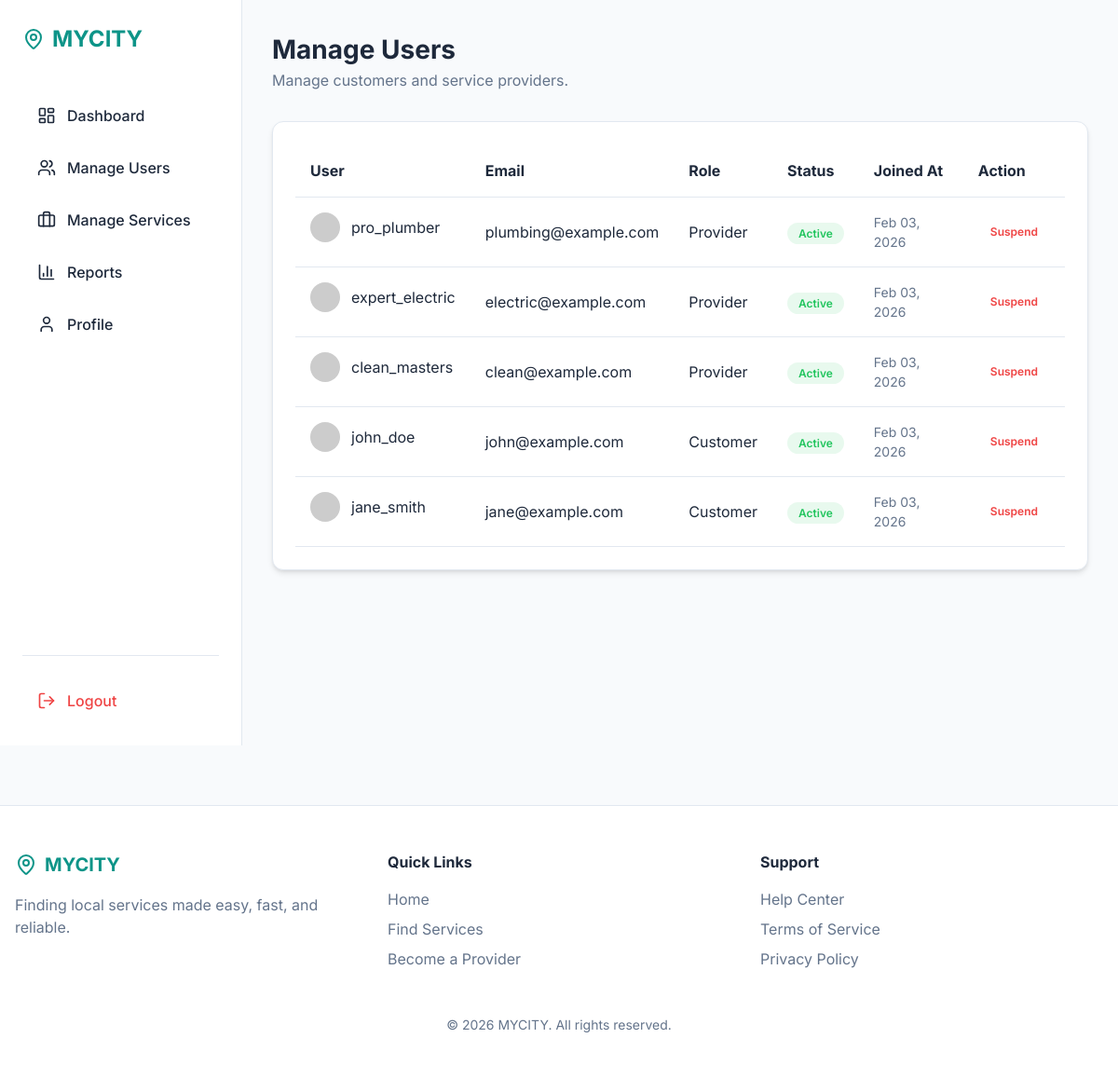
The page /admin/users.php (signed in) on the database its author committed.
### tables this page shows
CREATE TABLE IF NOT EXISTS users (
    id INT AUTO_INCREMENT PRIMARY KEY,
    username VARCHAR(50) NOT NULL UNIQUE,
    email VARCHAR(100) NOT NULL UNIQUE,
    password VARCHAR(255) NOT NULL,
    role ENUM('admin', 'provider', 'customer') DEFAULT 'customer',
    status ENUM('active', 'suspended', 'pending') DEFAULT 'active',
    profile_pic VARCHAR(255) DEFAULT 'default_profile.png',
    created_at TIMESTAMP DEFAULT CURRENT_TIMESTAMP
);

### admin/users.php (the view, shortened to what this page needs)
<?php
require_once '../includes/config.php';
$stmt = $pdo->query("SELECT * FROM users WHERE role != 'admin' ORDER BY created_at DESC");
$users = $stmt->fetchAll();
require_once '../partials/header.php';
?>
<div class="dashboard-layout">
    <?php require_once '../partials/sidebar.php'; ?>
    <main class="main-content">
        <header style="margin-bottom: 2rem;">
            <h1 style="font-size: 1.75rem; font-weight: 700;">Manage Users</h1>
            <p style="color: var(--text-muted);">Manage customers and service providers.</p>
        </header>
        <div class="card">
            <div style="overflow-x: auto;">
                <table style="width: 100%; border-collapse: collapse;">
                    <thead>
                        <tr style="text-align: left; border-bottom: 1px solid var(--border-color);">
                            <th style="padding: 1rem;">User</th>
                            <th style="padding: 1rem;">Email</th>
                            <th style="padding: 1rem;">Role</th>
                            <th style="padding: 1rem;">Status</th>
                            <th style="padding: 1rem;">Joined At</th>
                            <th style="padding: 1rem;">Action</th>
                        </tr>
                    </thead>
                    <tbody>
                        <?php foreach ($users as $u): ?>
                            <tr style="border-bottom: 1px solid var(--border-color);">
                                <td style="padding: 1rem; display: flex; align-items: center; gap: 0.75rem;">
                                    <img src="https://api.dicebear.com/7.x/avataaars/svg?seed=<?php echo $u['username']; ?>"
                                        style="width: 32px; height: 32px; border-radius: 50%;">
                                    <?php echo $u['username']; ?>
                                </td>
                                <td style="padding: 1rem;">
                                    <?php echo $u['email']; ?>
                                </td>
                                <td style="padding: 1rem;"><span style="text-transform: capitalize;">
                                        <?php echo $u['role']; ?>
                                    </span></td>
                                <td style="padding: 1rem;">
                                    <span
                                        style="padding: 0.25rem 0.75rem; border-radius: 99px; font-size: 0.75rem; font-weight: 600;
                                    background: <?php echo $u['status'] === 'active' ? 'rgba(34, 197, 94, 0.1)' : 'rgba(239, 68, 68, 0.1)'; ?>;
                                    color: <?php echo $u['status'] === 'active' ? 'var(--accent)' : 'var(--danger)'; ?>;">
                                        <?php echo ucfirst($u['status']); ?>
                                    </span>
                                </td>
                                <td style="padding: 1rem; color: var(--text-muted); font-size: 0.875rem;">
                                    <?php echo date('M d, Y', strtotime($u['created_at'])); ?>
                                </td>
                                <td style="padding: 1rem;">
                                    <?php if ($u['status'] === 'active'): ?>
                                        <a href="?action=suspend&id=<?php echo $u['id']; ?>" class="btn glass"
                                            style="padding: 0.4rem 0.75rem; font-size: 0.75rem; color: var(--danger);">Suspend</a>
                                    <?php else: ?>
                                        <a href="?action=activate&id=<?php echo $u['id']; ?>" class="btn btn-primary"
                                            style="padding: 0.4rem 0.75rem; font-size: 0.75rem;">Activate</a>
                                    <?php endif; ?>
                                </td>
                            </tr>
                        <?php endforeach; ?>
                    </tbody>
                </table>
            </div>
        </div>
    </main>
</div>
<?php require_once '../partials/footer.php'; ?>

### partials/header.php (shortened to what this page needs)
<!DOCTYPE html>
<html lang="en">
<head>
    <link rel="stylesheet" href="<?php echo BASE_URL; ?>assets/css/style.css">
</head>
<body data-theme="light">

### partials/sidebar.php (shortened to what this page needs)
<?php
$role = $_SESSION['user_role'] ?? 'customer';
?>
<aside class="sidebar">
    <div style="margin-bottom: 2.5rem;">
        <a href="<?php echo BASE_URL; ?>"
            style="display: flex; align-items: center; gap: 0.5rem; font-size: 1.5rem; font-weight: 700; color: var(--primary);">
            <i data-lucide="map-pin"></i>
            MYCITY
        </a>
    </div>
    <nav style="flex: 1;">
        <ul style="display: flex; flex-direction: column; gap: 0.5rem;">
            <li>
                <a href="<?php echo BASE_URL . $role; ?>/index.php"
                    class="<?php echo str_contains($_SERVER['PHP_SELF'], 'index.php') ? 'active-link' : ''; ?>"
                    style="display: flex; align-items: center; gap: 0.75rem; padding: 0.75rem 1rem; border-radius: var(--radius); font-weight: 500;">
                    <i data-lucide="layout-dashboard" style="width: 20px;"></i>
                    Dashboard
                </a>
            </li>
            <?php if ($role === 'admin'): ?>
                <li>
                    <a href="<?php echo BASE_URL; ?>admin/users.php"
                        style="display: flex; align-items: center; gap: 0.75rem; padding: 0.75rem 1rem; border-radius: var(--radius); font-weight: 500;">
                        <i data-lucide="users" style="width: 20px;"></i>
                        Manage Users
                    </a>
                </li>
                <li>
                    <a href="<?php echo BASE_URL; ?>admin/services.php"
                        style="display: flex; align-items: center; gap: 0.75rem; padding: 0.75rem 1rem; border-radius: var(--radius); font-weight: 500;">
                        <i data-lucide="briefcase" style="width: 20px;"></i>
                        Manage Services
                    </a>
                </li>
                <li>
                    <a href="<?php echo BASE_URL; ?>admin/analytics.php"
                        style="display: flex; align-items: center; gap: 0.75rem; padding: 0.75rem 1rem; border-radius: var(--radius); font-weight: 500;">
                        <i data-lucide="bar-chart-3" style="width: 20px;"></i>
                        Reports
                    </a>
                </li>
            <?php endif; ?>
            <li>
                <a href="<?php echo BASE_URL; ?>profile.php"
                    style="display: flex; align-items: center; gap: 0.75rem; padding: 0.75rem 1rem; border-radius: var(--radius); font-weight: 500;">
                    <i data-lucide="user" style="width: 20px;"></i>
                    Profile
                </a>
            </li>
        </ul>
    </nav>
    <div style="border-top: 1px solid var(--border-color); padding-top: 1.5rem;">
        <a href="<?php echo BASE_URL; ?>logout.php"
            style="display: flex; align-items: center; gap: 0.75rem; padding: 0.75rem 1rem; border-radius: var(--radius); font-weight: 500; color: var(--danger);">
            <i data-lucide="log-out" style="width: 20px;"></i>
            Logout
        </a>
    </div>
</aside>

### partials/footer.php (shortened to what this page needs)
<footer
    style="margin-top: 4rem; padding: 3rem 0; border-top: 1px solid var(--border-color); background-color: var(--bg-white);">
    <div class="container">
        <div style="display: grid; grid-template-columns: repeat(auto-fit, minmax(200px, 1fr)); gap: 2rem;">
            <div>
                <div
                    style="display: flex; align-items: center; gap: 0.5rem; font-size: 1.25rem; font-weight: 700; color: var(--primary); margin-bottom: 1rem;">
                    <i data-lucide="map-pin"></i>
                    MYCITY
                </div>
                <p style="color: var(--text-muted);">Finding local services made easy, fast, and reliable.</p>
            </div>
            <div>
                <h4 style="margin-bottom: 1rem;">Quick Links</h4>
                <ul style="color: var(--text-muted); display: flex; flex-direction: column; gap: 0.5rem;">
                    <li><a href="<?php echo BASE_URL; ?>">Home</a></li>
                    <li><a href="<?php echo BASE_URL; ?>services.php">Find Services</a></li>
                    <li><a href="<?php echo BASE_URL; ?>register.php?role=provider">Become a Provider</a></li>
                </ul>
            </div>
            <div>
                <h4 style="margin-bottom: 1rem;">Support</h4>
                <ul style="color: var(--text-muted); display: flex; flex-direction: column; gap: 0.5rem;">
                    <li><a href="#">Help Center</a></li>
                    <li><a href="#">Terms of Service</a></li>
                    <li><a href="#">Privacy Policy</a></li>
                </ul>
            </div>
        </div>
        <div style="margin-top: 3rem; text-align: center; color: var(--text-muted); font-size: 0.875rem;">
            &copy;
            <?php echo date('Y'); ?> MYCITY. All rights reserved.
        </div>
    </div>
</footer>
</body>
</html>

### assets/css/style.css (style rules this page uses)
:root { --primary: #0d9488; --primary-hover: #0f766e; --secondary: #3b82f6; --accent: #22c55e; --danger: #ef4444; --warning: #f59e0b; --bg-light: #f8fafc; --bg-white: #ffffff; --text-main: #1e293b; --text-muted: #64748b; --border-color: #e2e8f0; --radius: 12px; --shadow-sm: 0 1px 2px 0 rgb(0 0 0 / 0.05); --shadow: 0 4px 6px -1px rgb(0 0 0 / 0.1), 0 2px 4px -2px rgb(0 0 0 / 0.1); --shadow-lg: 0 10px 15px -3px rgb(0 0 0 / 0.1), 0 4px 6px -4px rgb(0 0 0 / 0.1); --transition: all 0.3s ease; }
* { margin: 0; padding: 0; box-sizing: border-box; }
body { font-family: 'Inter', system-ui, -apple-system, sans-serif; background-color: var(--bg-light); color: var(--text-main); line-height: 1.5; transition: var(--transition); }
a { text-decoration: none; color: inherit; transition: var(--transition); }
ul { list-style: none; }
button, .btn { cursor: pointer; border: none; outline: none; border-radius: var(--radius); padding: 0.75rem 1.5rem; font-weight: 600; transition: var(--transition); display: inline-flex; align-items: center; justify-content: center; gap: 0.5rem; }
.card { background-color: var(--bg-white); border-radius: var(--radius); padding: 1.5rem; border: 1px solid var(--border-color); box-shadow: var(--shadow); }
.glass { background: rgba(255, 255, 255, 0.7); backdrop-filter: blur(10px); border: 1px solid rgba(255, 255, 255, 0.2); }
.container { max-width: 1280px; margin: 0 auto; padding: 0 1rem; }
.dashboard-layout { display: flex; min-height: 100vh; }
.sidebar { width: 260px; background-color: var(--bg-white); border-right: 1px solid var(--border-color); padding: 1.5rem; display: flex; flex-direction: column; position: fixed; height: 100vh; }
.main-content { flex: 1; margin-left: 260px; padding: 2rem; }

### rows shown on the page
users: username "pro_plumber", email "plumbing@example.com", role "Provider", status "Active", created_at "Feb 03, 2026"
users: username "expert_electric", email "electric@example.com", role "Provider", status "Active", created_at "Feb 03, 2026"
users: username "clean_masters", email "clean@example.com", role "Provider", status "Active", created_at "Feb 03, 2026"
users: username "john_doe", email "john@example.com", role "Customer", status "Active", created_at "Feb 03, 2026"
users: username "jane_smith", email "jane@example.com", role "Customer", status "Active", created_at "Feb 03, 2026"
